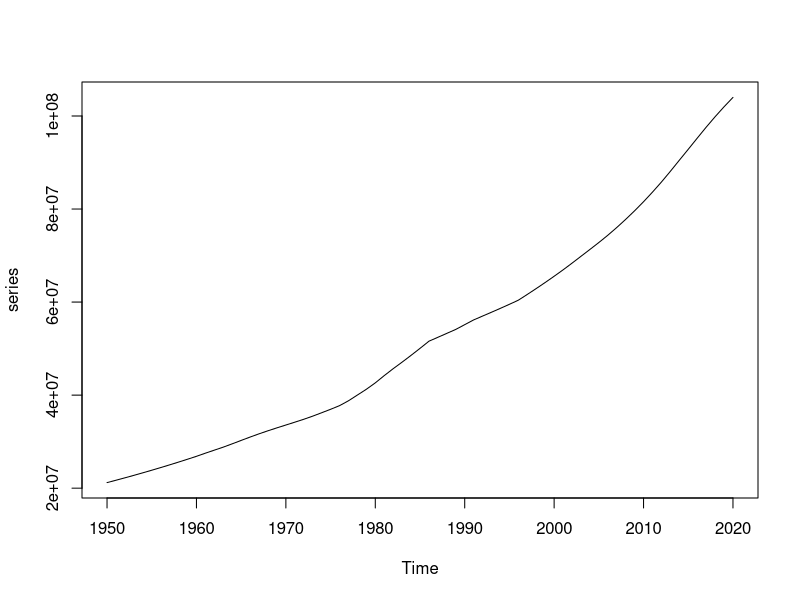
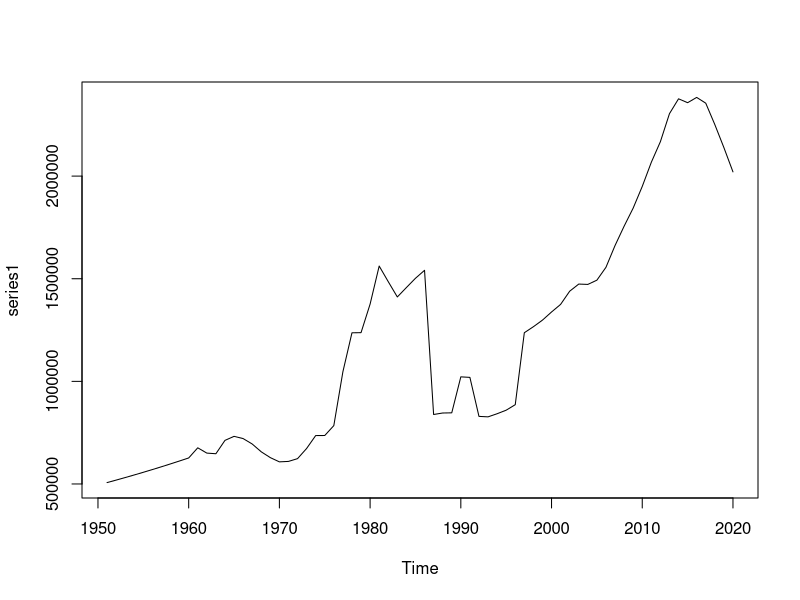
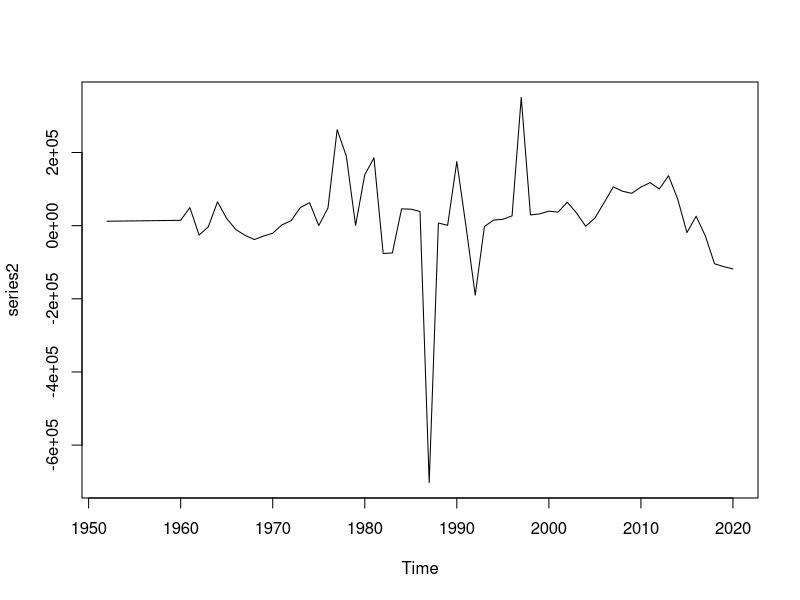
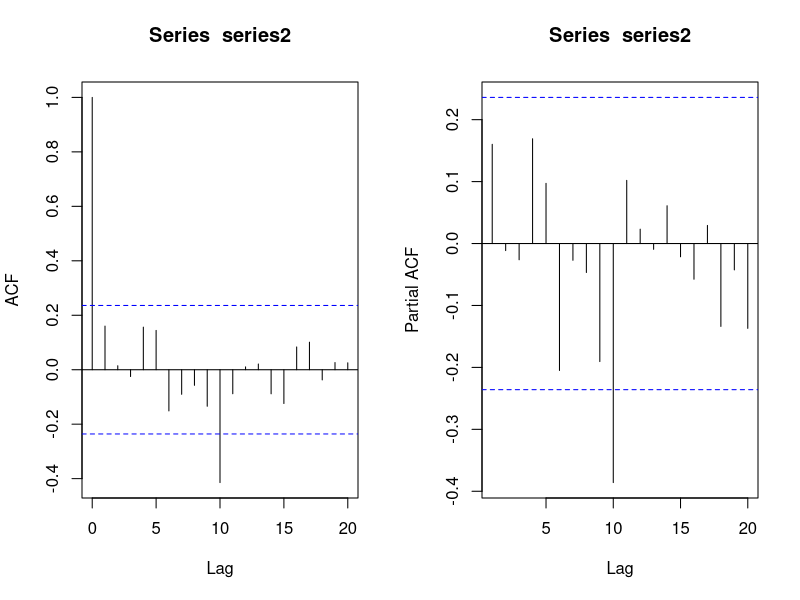
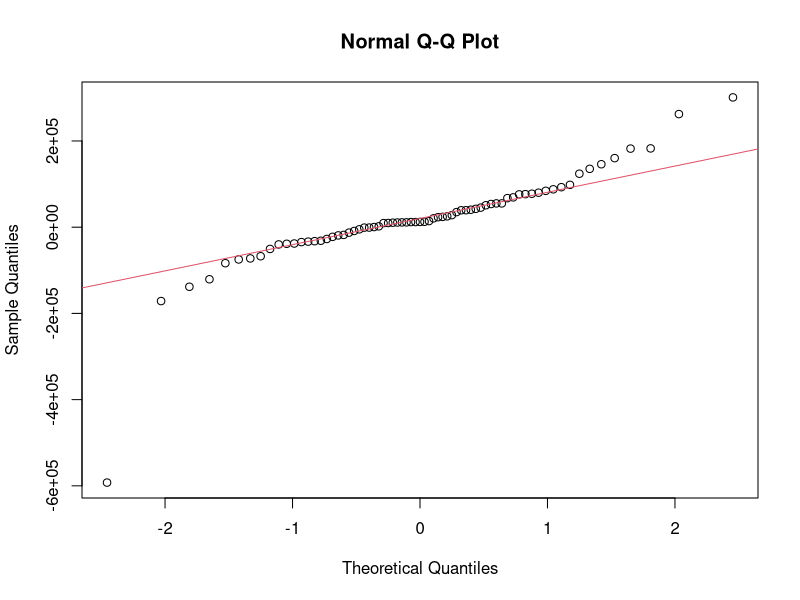
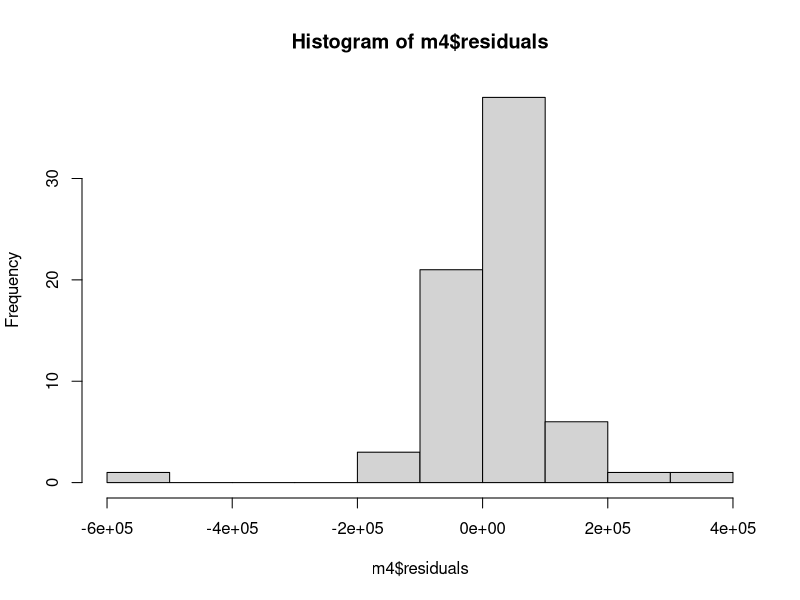
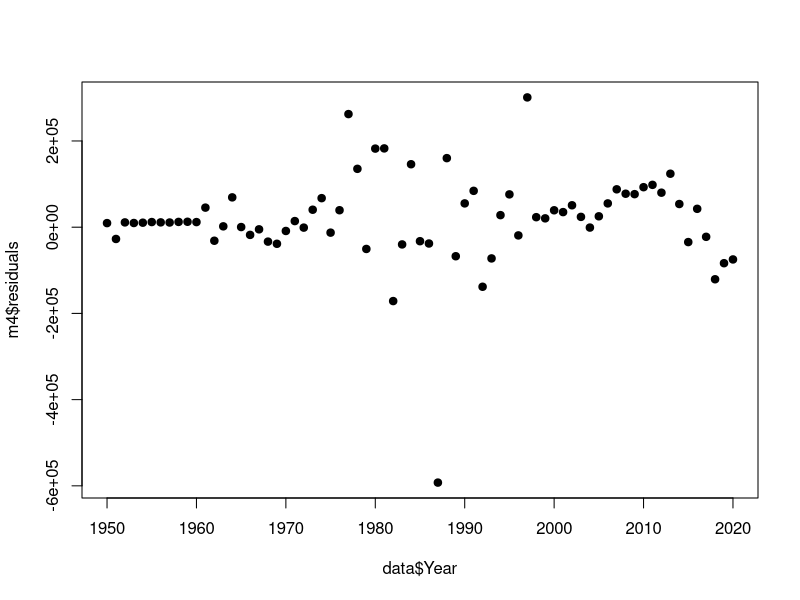
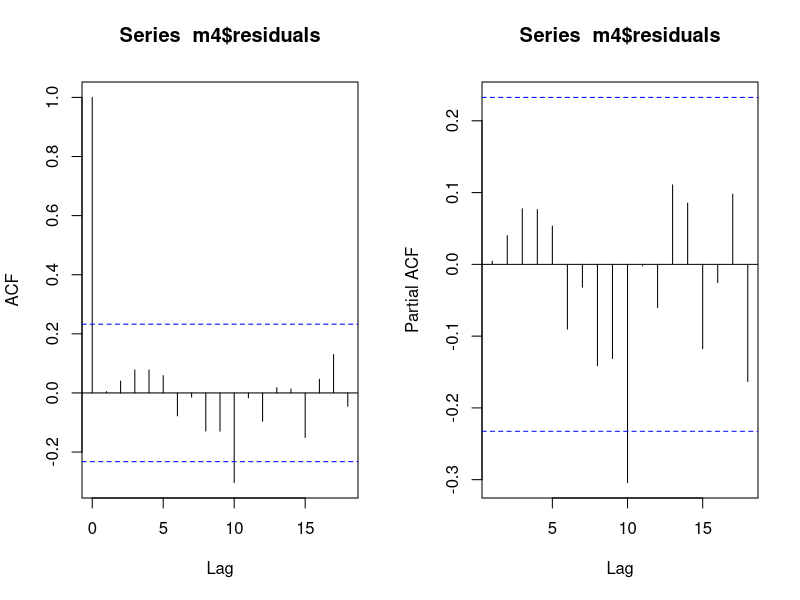

Reproduce these figures in R, in order.
## ---- chunk 1
knitr::opts_chunk$set(echo = TRUE)
## ---- chunk 2
df=read.csv('EG Population TS.csv') 
str(df); dim(df)
head(df);tail(df)
## ---- chunk 3
forecast= df[c(72,73,74),]
data = df[-c(72,73,74),]
## ---- chunk 4
series <- ts(data$Population,start=c(1950))
plot.ts(series)
## ---- chunk 5
library(urca)
df=ur.df(series,type="trend",lags=1)
summary(df) # not stationary, no trend
df=ur.df(series,type="trend",lags=2)
summary(df) # not stationary, no trend
df=ur.df(series,type="trend",lags=3)
summary(df) # not stationary, no trend
## ---- chunk 6
series1 <- diff(series, differences=1)
plot.ts(series1) 
## ---- chunk 7
library(urca)
df=ur.df(series1,type="trend",lags=1)
summary(df) # stationary, has a trend
df=ur.df(series1,type="trend",lags=2)
summary(df) # stationary, has a trend
df=ur.df(series1,type="trend",lags=3)
summary(df) # not stationary, has a trend
## ---- chunk 8
series2 <- diff(series, differences=2)
plot.ts(series2) #no pattern visible
## ---- chunk 9
library(urca)
df=ur.df(series2,type="trend",lags=1)
summary(df) # stationary, no trend
df=ur.df(series2,type="trend",lags=2)
summary(df) # stationary, no trend
## ---- chunk 10
op = par(mfrow=c(1,2))
acf(series2, lag.max=20) # 1 spike
pacf(series2, lag.max=20) # 1 spike
par(op)
## ---- chunk 11
m1<-arima(series, order=c(1,2,1)); m1 #AIC = 1815.06
m2<-arima(series, order=c(2,2,1)); m2 #AIC = 1817.17
m3<-arima(series, order=c(1,2,2)); m3 #AIC = 1816.9
m4<-arima(series, order=c(2,2,2)); m4 #AIC = 1812.75
m5<-arima(series, order=c(3,2,2)); m5 #AIC = 1814.65
m6<-arima(series, order=c(2,2,3)); m6 #AIC = 1814.66
m7<-arima(series, order=c(3,2,3)); m7 #AIC = 1817.52
# The AIC is increasing, so we will stop fitting larger ARMA models.
# Chosen Model: M4 ARIMA (2,2,2) 
## ---- chunk 12
# Plot 1: QQ plot of residuals
qqnorm(m4$residuals); qqline(m4$residuals, col = 2) 
#normal but the data is too peaked
# Plot 2: Histogram of residuals
hist(m4$residuals)
# ----> Checking for independence
# Plot 3: Index plot of residuals
plot(data$Year, m4$residuals, pch=19) # random scatter of points
# Plot 4: ACF and PACF of residuals
op = par(mfrow=c(1,2))
acf(m4$residuals); pacf(m4$residuals) #spike at lag 10 in both ACF & PACF
par(op)
# Ljung-Box Pierce Test
Box.test(m4$residuals, lag = 20, fitdf = 1) 
#strongly fail to reject H0: independence of residuals
## ---- chunk 13
# Plot 1: QQ plot of residuals
qqnorm(m5$residuals); qqline(m5$residuals, col = 2)  #normal but the data is too peaked
# Plot 2: Histogram of residuals
hist(m5$residuals)
# ----> Checking for independence
# Plot 3: Index plot of residuals
plot(data$Year, m5$residuals, pch=19) # random scatter of points
# Plot 4: ACF and PACF of residuals
op = par(mfrow=c(1,2))
acf(m5$residuals); pacf(m5$residuals) #spike at lag 10 in both ACF & PACF
par(op)
# Ljung-Box Pierce Test
Box.test(m4$residuals, lag = 20, fitdf = 1) 
#strongly fail to reject H0: independence of residuals
## ---- chunk 14
library(forecast)
pred= predict(m4,n.ahead = 3)
pred$pred ; forecast
